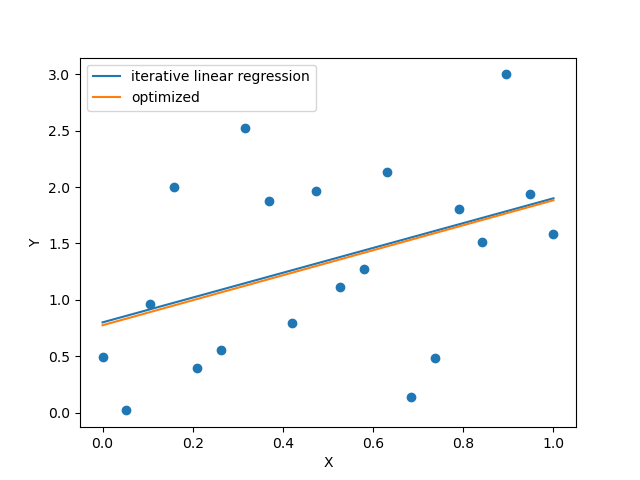

The Python source for this figure:
import numpy as np
import pylab as plt


#
#
# here I improve the alorithm by using mathematical formulars (not given functions) 
# for linear regression
#
#


def func(x,a,b):
    return a*x+b

f=open("./datapoints.csv")

A=f.readlines()

X=np.array([float(a.split(",")[0]) for a in A[1:]])
Ytrue=np.array([float(a.split(",")[1]) for a in A[1:]])



b=-3

for j in range(61):

    a=10
    for i in range(100):
        
    
        Ynew=func(X,a,b)
    
        MSEnew=1/len(Ytrue)*np.sum((Ytrue-Ynew)**2)
    
        if i==0 and j==0:
            MSE=MSEnew
            aopt=a
        else:
            if MSEnew<MSE: 
                MSE=MSEnew
                aopt=a
                bopt=b
    
        a-=0.1

    b+=0.1    

print("a_opt, b_opt and the corresponding MSE are ", round(aopt,1),round(bopt,1) ,MSE)


# optimize by using formuars for linear regression:


XX=X-np.mean(X)
YY=Ytrue-np.mean(Ytrue)

slope=sum(XX*YY)/sum(XX**2)
Y0=np.mean(Ytrue)-slope*np.mean(X)

print("the slope and Y0 values from linear regression formulars are", Y0, slope)

plt.scatter(X,Ytrue)
plt.plot(X,func(X,aopt,bopt), label="iterative linear regression")
plt.plot(X,func(X,slope,Y0), label="optimized")
plt.legend()
plt.xlabel("X")
plt.ylabel("Y")

plt.savefig("task7.png")
plt.show()
